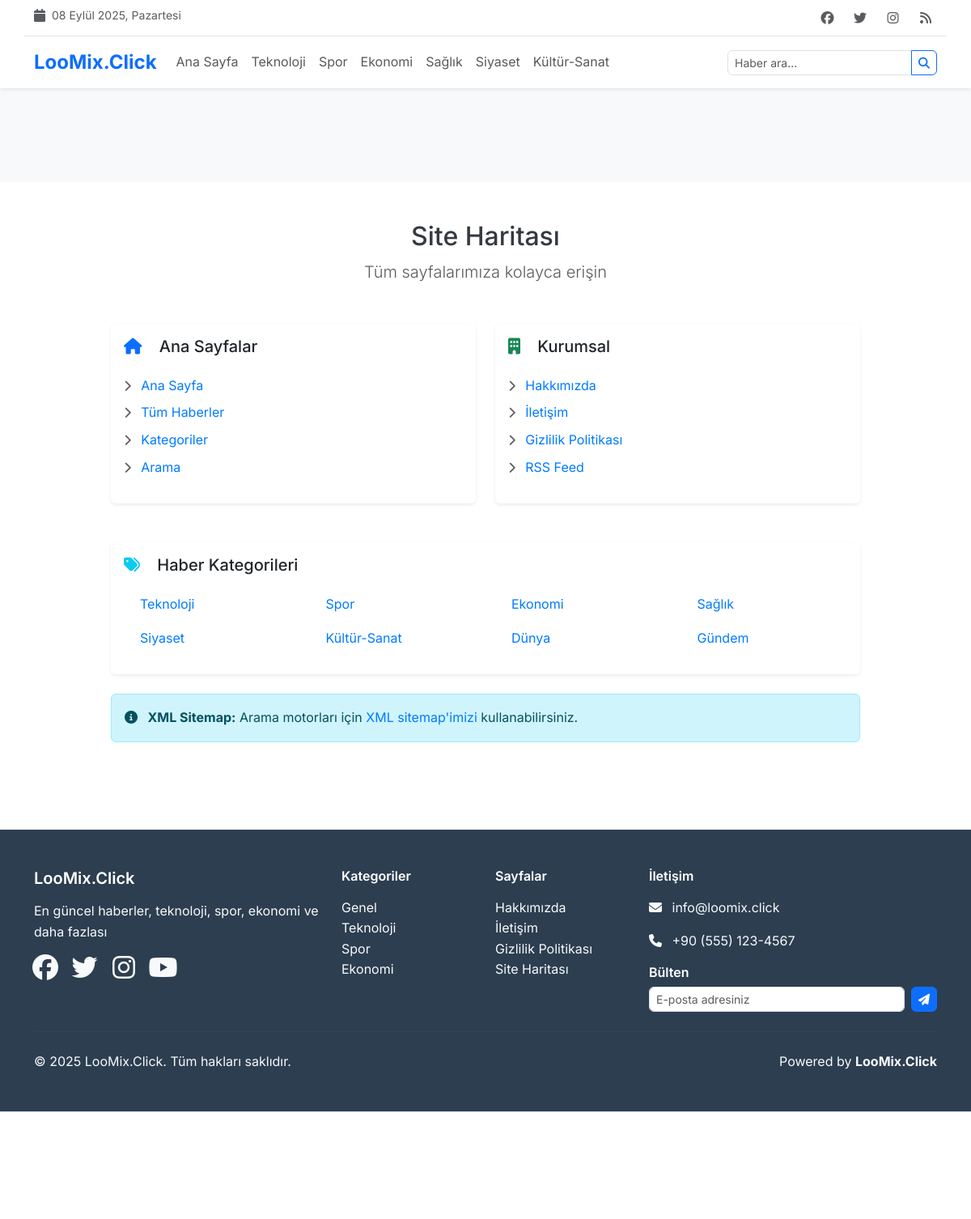
/site-haritasi, run on the app's committed database.
### tables this page shows
CREATE TABLE categories (
    id INT AUTO_INCREMENT PRIMARY KEY,
    name VARCHAR(100) NOT NULL,
    slug VARCHAR(100) UNIQUE NOT NULL,
    description TEXT,
    color VARCHAR(7) DEFAULT '#007bff',
    icon VARCHAR(50),
    parent_id INT DEFAULT NULL,
    sort_order INT DEFAULT 0,
    is_active BOOLEAN DEFAULT TRUE,
    meta_title VARCHAR(200),
    meta_description TEXT,
    meta_keywords TEXT,
    created_at TIMESTAMP DEFAULT CURRENT_TIMESTAMP,
    updated_at TIMESTAMP DEFAULT CURRENT_TIMESTAMP ON UPDATE CURRENT_TIMESTAMP,
    INDEX idx_slug (slug),
    INDEX idx_parent (parent_id),
    INDEX idx_active (is_active),
    FOREIGN KEY (parent_id) REFERENCES categories(id) ON DELETE SET NULL
);

### templates/home/sitemap.php (the view, shortened to what the rows shown need)
<div class="container my-5">
    <div class="row justify-content-center">
        <div class="col-lg-10">
            <div class="text-center mb-5">
                <h1 class="h2">Site Haritası</h1>
                <p class="lead text-muted">Tüm sayfalarımıza kolayca erişin</p>
            </div>
            <div class="row">
                <div class="col-lg-6 mb-4">
                    <div class="card border-0 shadow-sm h-100">
                        <div class="card-body">
                            <h4 class="h5 mb-4">
                                <i class="fas fa-home text-primary me-3"></i>
                                Ana Sayfalar
                            </h4>
                            <ul class="list-unstyled">
                                <li class="mb-2">
                                    <a href="<?= url('/') ?>" class="text-decoration-none">
                                        <i class="fas fa-chevron-right me-2 text-muted small"></i>
                                        Ana Sayfa
                                    </a>
                                </li>
                                <li class="mb-2">
                                    <a href="<?= url('/haberler') ?>" class="text-decoration-none">
                                        <i class="fas fa-chevron-right me-2 text-muted small"></i>
                                        Tüm Haberler
                                    </a>
                                </li>
                                <li class="mb-2">
                                    <a href="<?= url('/kategoriler') ?>" class="text-decoration-none">
                                        <i class="fas fa-chevron-right me-2 text-muted small"></i>
                                        Kategoriler
                                    </a>
                                </li>
                                <li class="mb-2">
                                    <a href="<?= url('/ara') ?>" class="text-decoration-none">
                                        <i class="fas fa-chevron-right me-2 text-muted small"></i>
                                        Arama
                                    </a>
                                </li>
                            </ul>
                        </div>
                    </div>
                </div>
                <div class="col-lg-6 mb-4">
                    <div class="card border-0 shadow-sm h-100">
                        <div class="card-body">
                            <h4 class="h5 mb-4">
                                <i class="fas fa-building text-success me-3"></i>
                                Kurumsal
                            </h4>
                            <ul class="list-unstyled">
                                <li class="mb-2">
                                    <a href="<?= url('/hakkimizda') ?>" class="text-decoration-none">
                                        <i class="fas fa-chevron-right me-2 text-muted small"></i>
                                        Hakkımızda
                                    </a>
                                </li>
                                <li class="mb-2">
                                    <a href="<?= url('/iletisim') ?>" class="text-decoration-none">
                                        <i class="fas fa-chevron-right me-2 text-muted small"></i>
                                        İletişim
                                    </a>
                                </li>
                                <li class="mb-2">
                                    <a href="<?= url('/gizlilik-politikasi') ?>" class="text-decoration-none">
                                        <i class="fas fa-chevron-right me-2 text-muted small"></i>
                                        Gizlilik Politikası
                                    </a>
                                </li>
                                <li class="mb-2">
                                    <a href="<?= url('/rss') ?>" class="text-decoration-none">
                                        <i class="fas fa-chevron-right me-2 text-muted small"></i>
                                        RSS Feed
                                    </a>
                                </li>
                            </ul>
                        </div>
                    </div>
                </div>
            </div>
            <?php if (!empty($mainCategories)): ?>
                <div class="card border-0 shadow-sm mt-4">
                    <div class="card-body">
                        <h4 class="h5 mb-4">
                            <i class="fas fa-tags text-info me-3"></i>
                            Haber Kategorileri
                        </h4>
                        <div class="row">
                            <?php foreach ($mainCategories as $category): ?>
                                <div class="col-lg-3 col-md-4 col-sm-6 mb-3">
                                    <a href="<?= url('/kategori/' . $category['slug']) ?>"
                                       class="text-decoration-none d-flex align-items-center">
                                        <i class="<?= $category['icon'] ?? 'fas fa-folder' ?> me-2"
                                           style="color: <?= escape($category['color'] ?? '#007bff') ?>"></i>
                                        <span><?= escape($category['name']) ?></span>
                                    </a>
                                </div>
                            <?php endforeach; ?>
                        </div>
                    </div>
                </div>
            <?php endif; ?>
            <div class="alert alert-info mt-4" role="alert">
                <i class="fas fa-info-circle me-2"></i>
                <strong>XML Sitemap:</strong> Arama motorları için
                <a href="<?= url('/api/sitemap') ?>" class="text-decoration-none" target="_blank">
                    XML sitemap'imizi
                </a> kullanabilirsiniz.
            </div>
        </div>
    </div>
</div>

### templates/layouts/main.php (shortened to what the rows shown need)
<!DOCTYPE html>
<html lang="tr">
<head>
    <link href="https://cdn.jsdelivr.net/npm/bootstrap@5.3.2/dist/css/bootstrap.min.css" rel="stylesheet">
    <link href="https://cdnjs.cloudflare.com/ajax/libs/font-awesome/6.5.1/css/all.min.css" rel="stylesheet">
    <link href="<?= asset('css/style.css') ?>" rel="stylesheet">
</head>
<body>
    <header class="bg-white shadow-sm sticky-top">
        <div class="container">
            <div class="row py-2 border-bottom">
                <div class="col-md-6">
                    <div class="d-flex align-items-center">
                        <i class="fas fa-calendar me-2 text-muted"></i>
                        <small class="text-muted"><?= turkishDate('d F Y, l') ?></small>
                    </div>
                </div>
                <div class="col-md-6 text-md-end">
                    <div class="social-links">
                        <a href="#" class="text-muted me-2"><i class="fab fa-facebook"></i></a>
                        <a href="#" class="text-muted me-2"><i class="fab fa-twitter"></i></a>
                        <a href="#" class="text-muted me-2"><i class="fab fa-instagram"></i></a>
                        <a href="<?= url('/rss') ?>" class="text-muted"><i class="fas fa-rss"></i></a>
                    </div>
                </div>
            </div>
            <nav class="navbar navbar-expand-lg navbar-light">
                <a class="navbar-brand text-primary" href="<?= url('/') ?>">
                    <?= escape(SITE_NAME) ?>
                </a>
                <div class="collapse navbar-collapse" id="navbarNav">
                    <ul class="navbar-nav me-auto">
                        <li class="nav-item">
                            <a class="nav-link" href="<?= url('/') ?>">Ana Sayfa</a>
                        </li>
                        <?php if (!empty($mainCategories)): ?>
                            <?php foreach (array_slice($mainCategories, 0, 6) as $category): ?>
                            <li class="nav-item">
                                <a class="nav-link" href="<?= url('/kategori/' . $category['slug']) ?>">
                                    <?= escape($category['name']) ?>
                                </a>
                            </li>
                            <?php endforeach; ?>
                        <?php endif; ?>
                    </ul>
                    <form class="d-flex" method="GET" action="<?= url('/ara') ?>">
                        <div class="input-group">
                            <input class="form-control form-control-sm" type="search" name="q" placeholder="Haber ara..." value="<?= escape($_GET['q'] ?? '') ?>">
                            <button class="btn btn-outline-primary btn-sm" type="submit">
                                <i class="fas fa-search"></i>
                            </button>
                        </div>
                    </form>
                </div>
            </nav>
        </div>
    </header>
    <div class="container-fluid bg-light py-2">
        <div class="container text-center">
            <div class="row justify-content-center">
                <div class="col-md-8">
                    <?= displayAd('header_banner') ?>
                </div>
            </div>
        </div>
    </div>
    <main id="main-content" role="main" class="min-vh-100 d-flex flex-column">
        <?= $content ?? '' ?>
    </main>
    <footer class="footer mt-auto">
        <div class="container py-5">
            <div class="row">
                <div class="col-lg-4">
                    <h5 class="text-white mb-3"><?= escape(SITE_NAME) ?></h5>
                    <p class="text-light"><?= escape(SITE_DESCRIPTION) ?></p>
                    <div class="social-links">
                        <a href="#" class="text-light me-3"><i class="fab fa-facebook fa-2x"></i></a>
                        <a href="#" class="text-light me-3"><i class="fab fa-twitter fa-2x"></i></a>
                        <a href="#" class="text-light me-3"><i class="fab fa-instagram fa-2x"></i></a>
                        <a href="#" class="text-light"><i class="fab fa-youtube fa-2x"></i></a>
                    </div>
                </div>
                <div class="col-lg-2">
                    <h6 class="text-white mb-3">Kategoriler</h6>
                    <ul class="list-unstyled">
                        <li><a href="<?= url('/kategori/genel') ?>" class="text-light text-decoration-none">Genel</a></li>
                        <li><a href="<?= url('/kategori/teknoloji') ?>" class="text-light text-decoration-none">Teknoloji</a></li>
                        <li><a href="<?= url('/kategori/spor') ?>" class="text-light text-decoration-none">Spor</a></li>
                        <li><a href="<?= url('/kategori/ekonomi') ?>" class="text-light text-decoration-none">Ekonomi</a></li>
                    </ul>
                </div>
                <div class="col-lg-2">
                    <h6 class="text-white mb-3">Sayfalar</h6>
                    <ul class="list-unstyled">
                        <li><a href="<?= url('/hakkimizda') ?>" class="text-light text-decoration-none">Hakkımızda</a></li>
                        <li><a href="<?= url('/iletisim') ?>" class="text-light text-decoration-none">İletişim</a></li>
                        <li><a href="<?= url('/gizlilik-politikasi') ?>" class="text-light text-decoration-none">Gizlilik Politikası</a></li>
                        <li><a href="<?= url('/site-haritasi') ?>" class="text-light text-decoration-none">Site Haritası</a></li>
                    </ul>
                </div>
                <div class="col-lg-4">
                    <h6 class="text-white mb-3">İletişim</h6>
                    <p class="text-light">
                        <i class="fas fa-envelope me-2"></i>
                        info@loomix.click
                    </p>
                    <p class="text-light">
                        <i class="fas fa-phone me-2"></i>
                        +90 (555) 123-4567
                    </p>
                    <div class="newsletter mt-3">
                        <h6 class="text-white mb-2">Bülten</h6>
                        <form class="d-flex">
                            <input type="email" class="form-control form-control-sm me-2" placeholder="E-posta adresiniz">
                            <button type="submit" class="btn btn-primary btn-sm">
                                <i class="fas fa-paper-plane"></i>
                            </button>
                        </form>
                    </div>
                </div>
            </div>
            <hr class="my-4" style="border-color: #495057;">
            <div class="row align-items-center">
                <div class="col-md-6">
                    <p class="text-light mb-0">
                        &copy; <?= date('Y') ?> <?= escape(SITE_NAME) ?>. Tüm hakları saklıdır.
                    </p>
                </div>
                <div class="col-md-6 text-md-end">
                    <p class="text-light mb-0">
                        Powered by <strong>LooMix.Click</strong>
                    </p>
                </div>
            </div>
        </div>
        <div class="container-fluid bg-white py-3 border-top">
            <div class="container">
                <div class="row justify-content-center">
                    <div class="col-lg-8 text-center">
                        <?= displayAd('footer_banner') ?>
                    </div>
                </div>
            </div>
        </div>
    </footer>
</body>
</html>

### app/core/Router.php (shortened to what the rows shown need)
<?php
class Router {
    private $routes = [];
    private $currentUrl;
    public function __construct() {
        $this->currentUrl = $this->getCurrentUrl();
    }
    private function addRoute($method, $pattern, $callback) {
        $this->routes[] = [
            'method' => $method,
            'pattern' => $pattern,
            'callback' => $callback
        ];
    }
    public function run() {
        foreach ($this->routes as $route) {
            $params = $this->matchRoute($route['pattern'], $this->currentUrl);
            if ($params !== false) {
                $this->executeCallback($route['callback'], $params);
                break;
            }
        }
    }
    private function matchRoute($pattern, $url) {
        $pattern = preg_replace('/\{([^}]+)\}/', '([^/]+)', $pattern);
        $pattern = '#^' . $pattern . '$#';
        if (preg_match($pattern, $url, $matches)) {
            array_shift($matches);
            return $matches;
        }
        return false;
    }
    private function executeCallback($callback, $params = []) {
        if (is_callable($callback)) {
            call_user_func_array($callback, $params);
        } elseif (is_string($callback)) {
            $this->executeControllerAction($callback, $params);
        }
    }
    private function executeControllerAction($callback, $params) {
        list($controllerName, $actionName) = explode('@', $callback);
        if (class_exists($controllerName)) {
            $controller = new $controllerName();
            if (method_exists($controller, $actionName)) {
                call_user_func_array([$controller, $actionName], $params);
            } else {
                throw new Exception("Method bulunamadı: {$controllerName}@{$actionName}");
            }
        } else {
            throw new Exception("Controller bulunamadı: {$controllerName}");
        }
    }
    private function getCurrentUrl() {
        $url = $_SERVER['REQUEST_URI'];
        $scriptPath = dirname($_SERVER['SCRIPT_NAME']);
        if ($scriptPath !== '/' && strpos($url, $scriptPath) === 0) {
            $url = substr($url, strlen($scriptPath));
        }
        return $url;
    }
}
?>

### data on the page
categories: name "Teknoloji"
categories: name "Spor"
categories: name "Ekonomi"
categories: name "Sağlık"
categories: name "Siyaset"
categories: name "Kültür-Sanat"
categories: name "Dünya"
categories: name "Gündem"
